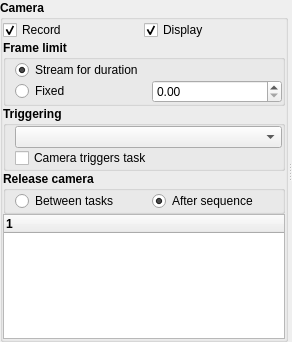
<?xml version="1.0" encoding="UTF-8"?>
<ui version="4.0">
 <class>Form</class>
 <widget class="QWidget" name="Form">
  <property name="geometry">
   <rect>
    <x>0</x>
    <y>0</y>
    <width>292</width>
    <height>342</height>
   </rect>
  </property>
  <property name="windowTitle">
   <string>Form</string>
  </property>
  <layout class="QHBoxLayout" name="horizontalLayout">
   <property name="spacing">
    <number>0</number>
   </property>
   <property name="leftMargin">
    <number>0</number>
   </property>
   <property name="topMargin">
    <number>0</number>
   </property>
   <property name="rightMargin">
    <number>0</number>
   </property>
   <property name="bottomMargin">
    <number>0</number>
   </property>
   <item>
    <widget class="QSplitter" name="horizSplitter">
     <property name="orientation">
      <enum>Qt::Horizontal</enum>
     </property>
     <widget class="QSplitter" name="ctrlSplitter">
      <property name="orientation">
       <enum>Qt::Vertical</enum>
      </property>
      <widget class="QGroupBox" name="cameraGroupBox">
       <property name="font">
        <font>
         <weight>75</weight>
         <bold>true</bold>
        </font>
       </property>
       <property name="title">
        <string>Camera</string>
       </property>
       <layout class="QGridLayout" name="gridLayout">
        <property name="leftMargin">
         <number>0</number>
        </property>
        <property name="topMargin">
         <number>0</number>
        </property>
        <property name="rightMargin">
         <number>0</number>
        </property>
        <property name="bottomMargin">
         <number>0</number>
        </property>
        <property name="spacing">
         <number>0</number>
        </property>
        <item row="2" column="0" colspan="2">
         <widget class="QGroupBox" name="groupBox">
          <property name="title">
           <string>Triggering</string>
          </property>
          <layout class="QVBoxLayout" name="verticalLayout">
           <property name="spacing">
            <number>0</number>
           </property>
           <property name="topMargin">
            <number>0</number>
           </property>
           <property name="rightMargin">
            <number>0</number>
           </property>
           <property name="bottomMargin">
            <number>0</number>
           </property>
           <item>
            <widget class="QComboBox" name="triggerModeCombo">
             <property name="font">
              <font>
               <weight>50</weight>
               <bold>false</bold>
              </font>
             </property>
            </widget>
           </item>
           <item>
            <widget class="QCheckBox" name="triggerCheck">
             <property name="font">
              <font>
               <weight>50</weight>
               <bold>false</bold>
              </font>
             </property>
             <property name="toolTip">
              <string>&lt;!DOCTYPE HTML PUBLIC &quot;-//W3C//DTD HTML 4.0//EN&quot; &quot;http://www.w3.org/TR/REC-html40/strict.dtd&quot;&gt;
&lt;html&gt;&lt;head&gt;&lt;meta name=&quot;qrichtext&quot; content=&quot;1&quot; /&gt;&lt;style type=&quot;text/css&quot;&gt;
p, li { white-space: pre-wrap; }
&lt;/style&gt;&lt;/head&gt;&lt;body style=&quot; font-family:'Sans Serif'; font-size:7pt; font-weight:400; font-style:normal;&quot;&gt;
&lt;p style=&quot; margin-top:0px; margin-bottom:0px; margin-left:0px; margin-right:0px; -qt-block-indent:0; text-indent:0px;&quot;&gt;Checking this forces the camera to start &lt;span style=&quot; font-style:italic;&quot;&gt;after&lt;/span&gt; all&lt;/p&gt;
&lt;p style=&quot; margin-top:0px; margin-bottom:0px; margin-left:0px; margin-right:0px; -qt-block-indent:0; text-indent:0px;&quot;&gt;other devices in the task have started so that it&lt;/p&gt;
&lt;p style=&quot; margin-top:0px; margin-bottom:0px; margin-left:0px; margin-right:0px; -qt-block-indent:0; text-indent:0px;&quot;&gt;can correctly act as a starting trigger.&lt;/p&gt;&lt;/body&gt;&lt;/html&gt;</string>
             </property>
             <property name="text">
              <string>Camera triggers task</string>
             </property>
            </widget>
           </item>
          </layout>
         </widget>
        </item>
        <item row="0" column="0">
         <widget class="QCheckBox" name="recordCheck">
          <property name="font">
           <font>
            <weight>50</weight>
            <bold>false</bold>
           </font>
          </property>
          <property name="text">
           <string>Record</string>
          </property>
          <property name="checked">
           <bool>true</bool>
          </property>
         </widget>
        </item>
        <item row="0" column="1">
         <widget class="QCheckBox" name="displayCheck">
          <property name="font">
           <font>
            <weight>50</weight>
            <bold>false</bold>
           </font>
          </property>
          <property name="text">
           <string>Display</string>
          </property>
          <property name="checked">
           <bool>true</bool>
          </property>
         </widget>
        </item>
        <item row="3" column="0" colspan="2">
         <widget class="QGroupBox" name="groupBox_2">
          <property name="title">
           <string>Release camera</string>
          </property>
          <layout class="QHBoxLayout" name="horizontalLayout_2">
           <property name="topMargin">
            <number>0</number>
           </property>
           <property name="rightMargin">
            <number>0</number>
           </property>
           <property name="bottomMargin">
            <number>0</number>
           </property>
           <item>
            <widget class="QRadioButton" name="releaseBetweenRadio">
             <property name="font">
              <font>
               <weight>50</weight>
               <bold>false</bold>
              </font>
             </property>
             <property name="text">
              <string>Between tasks</string>
             </property>
            </widget>
           </item>
           <item>
            <widget class="QRadioButton" name="releaseAfterRadio">
             <property name="font">
              <font>
               <weight>50</weight>
               <bold>false</bold>
              </font>
             </property>
             <property name="text">
              <string>After sequence</string>
             </property>
             <property name="checked">
              <bool>true</bool>
             </property>
            </widget>
           </item>
          </layout>
         </widget>
        </item>
        <item row="1" column="0" colspan="2">
         <widget class="QGroupBox" name="groupBox_3">
          <property name="title">
           <string>Frame limit</string>
          </property>
          <layout class="QGridLayout" name="gridLayout_2">
           <property name="topMargin">
            <number>0</number>
           </property>
           <property name="rightMargin">
            <number>0</number>
           </property>
           <property name="bottomMargin">
            <number>0</number>
           </property>
           <property name="verticalSpacing">
            <number>0</number>
           </property>
           <item row="0" column="0" colspan="2">
            <widget class="QRadioButton" name="streamFrameRadio">
             <property name="font">
              <font>
               <weight>50</weight>
               <bold>false</bold>
              </font>
             </property>
             <property name="text">
              <string>Stream for duration</string>
             </property>
             <property name="checked">
              <bool>true</bool>
             </property>
            </widget>
           </item>
           <item row="1" column="0">
            <widget class="QRadioButton" name="fixedFrameRadio">
             <property name="font">
              <font>
               <weight>50</weight>
               <bold>false</bold>
              </font>
             </property>
             <property name="text">
              <string>Fixed</string>
             </property>
            </widget>
           </item>
           <item row="1" column="1">
            <widget class="SpinBox" name="fixedFrameSpin">
             <property name="font">
              <font>
               <weight>50</weight>
               <bold>false</bold>
              </font>
             </property>
            </widget>
           </item>
          </layout>
         </widget>
        </item>
        <item row="4" column="0" colspan="2">
         <widget class="ParameterTree" name="cameraParamTree">
          <column>
           <property name="text">
            <string notr="true">1</string>
           </property>
          </column>
         </widget>
        </item>
       </layout>
      </widget>
     </widget>
     <widget class="QSplitter" name="plotSplitter">
      <property name="orientation">
       <enum>Qt::Vertical</enum>
      </property>
      <widget class="ImageView" name="imageView" native="true">
       <property name="sizePolicy">
        <sizepolicy hsizetype="Expanding" vsizetype="Expanding">
         <horstretch>0</horstretch>
         <verstretch>0</verstretch>
        </sizepolicy>
       </property>
      </widget>
     </widget>
    </widget>
   </item>
  </layout>
 </widget>
 <customwidgets>
  <customwidget>
   <class>ImageView</class>
   <extends>QWidget</extends>
   <header>pyqtgraph</header>
   <container>1</container>
  </customwidget>
  <customwidget>
   <class>SpinBox</class>
   <extends>QDoubleSpinBox</extends>
   <header>pyqtgraph.widgets.SpinBox</header>
  </customwidget>
  <customwidget>
   <class>ParameterTree</class>
   <extends>QTreeWidget</extends>
   <header>pyqtgraph.parametertree.ParameterTree</header>
  </customwidget>
 </customwidgets>
 <resources/>
 <connections/>
</ui>
